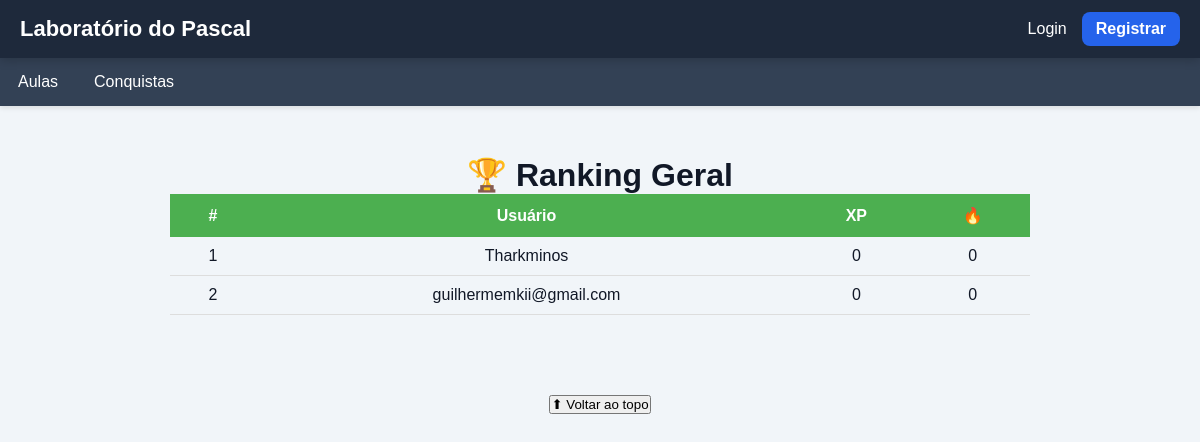
Before: /ranking with the older database file.
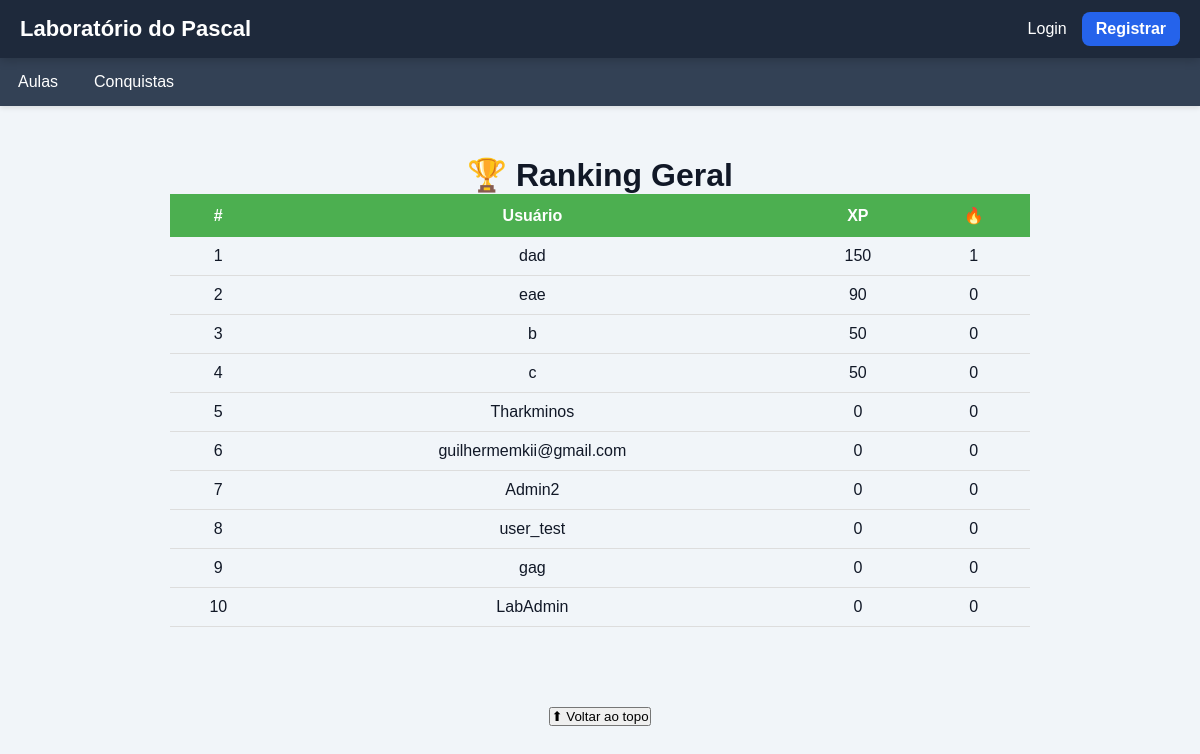
After: the same page with the newer database file.
### tables this page shows
CREATE TABLE usuarios (

    id INTEGER PRIMARY KEY AUTOINCREMENT,

    usuario TEXT UNIQUE,

    email TEXT UNIQUE,

    senha TEXT,

    xp INTEGER DEFAULT 0,

    nivel INTEGER DEFAULT 1,

    avatar TEXT,

    bio TEXT

, streak
            INTEGER DEFAULT 0, ultimo_acesso
            TEXT, admin INTEGER DEFAULT 0, professor INTEGER DEFAULT 0, monitor INTEGER DEFAULT 0);

### app.py (the view)
@app.route("/ranking")
def ranking():
    conn = sqlite3.connect(
        "site.db"
    )
    cursor = conn.cursor()
    cursor.execute(
        """
        SELECT
            usuario,
            xp,
            streak
        FROM usuarios
        ORDER BY xp DESC
        LIMIT 10
        """
    )
    ranking = cursor.fetchall()
    posicao_usuario = None
    if "id" in session:
        cursor.execute(
            """
            SELECT COUNT(*) + 1
            FROM usuarios
            WHERE xp >
            (
                SELECT xp
                FROM usuarios
                WHERE id = ?
            )
            """,
            (
                session["id"],
            )
        )
        posicao_usuario = (
            cursor.fetchone()[0]
        )
        cursor.execute(
            """
            SELECT
                usuario,
                xp,
                streak
            FROM usuarios
            WHERE id = ?
            """,
            (
                session["id"],
            )
        )
        usuario_logado = (
            cursor.fetchone()
        )
    else:
        usuario_logado = None
    conn.close()
    return render_template(
        "ranking.html",
        ranking=ranking,
        usuario_logado=usuario_logado,
        posicao_usuario=posicao_usuario
    )# ============== DEBUG NIVEL ===============

### templates/ranking.html (shortened to what this page needs)
{% extends "base.html" %}
{% block content %}
<div class="container-ranking">
    <h1>
        🏆 Ranking Geral
    </h1>
    <table>
        <tr>
            <th>#</th>
            <th>Usuário</th>
            <th>XP</th>
            <th>🔥</th>
        </tr>
        {% for jogador in ranking %}
        <tr
        >
            <td>
                {{ loop.index }}
            </td>
            <td>
                {{ jogador[0] }}
            </td>
            <td>
                {{ jogador[1] }}
            </td>
            <td>
                {{ jogador[2] }}
            </td>
        </tr>
        {% endfor %}
    </table>
</div>
{% endblock %}

### templates/base.html (shortened to what this page needs)
<!DOCTYPE html>
<html lang="pt-br">
<head>
    <link rel="stylesheet"
          href="{{ url_for('static', filename='css/style.css') }}">
</head>
<body>
<header class="topo">
    <div class="logo-area">
        <div class="logo">
            <a href="/">
                Laboratório do Pascal
            </a>
        </div>
    </div>
    <div class="login">
        {% if session.usuario %}
            <a href="/admin">
                Painel
            </a>
            <a href="/logout">
                Logout ({{ session.usuario }})
            </a>
        {% else %}
            <a href="/login">
                Login
            </a>
            <a href="/register"
               class="btn-register">
                Registrar
            </a>
        {% endif %}
    </div>
</header>
<nav class="menu" id="menu">
    <ul>
        <li class="menu-item">
            <span>
                Aulas
            </span>
        </li>
        <li class="menu-item">
            <a href="/conquistas">
                Conquistas
            </a>
        </li>
    </ul>
</nav>
<main class="conteudo">
    {% block content %}
    {% endblock %}
</main>
<footer class="rodape">
    <button onclick="scrollTopo()">
        ⬆ Voltar ao topo
    </button>
</footer>
</body>
</html>

### static/css/style.css (style rules this page uses)
* { margin: 0; padding: 0; box-sizing: border-box; }
body { font-family: Arial, sans-serif; background: #f1f5f9; color: #111827; }
a { text-decoration: none; }
.topo { display: flex; justify-content: space-between; align-items: center; background: #1e293b; color: white; padding: 12px 20px; position: sticky; top: 0; z-index: 1000; box-shadow: 0 2px 10px rgba(0,0,0,0.2); }
.logo-area { display: flex; align-items: center; gap: 10px; }
.logo a { color: white; font-size: 22px; font-weight: bold; }
.login { display: flex; align-items: center; gap: 15px; }
.login a { color: white; transition: 0.2s; }
.btn-register { background: #2563eb; padding: 8px 14px; border-radius: 8px; font-weight: bold; transition: 0.2s; }
.menu { background: #334155; box-shadow: 0 2px 5px rgba(0,0,0,0.1); }
.menu ul { list-style: none; display: flex; }
.menu-item { position: relative; }
.menu-item > span, .menu-item > a { display: block; padding: 15px 18px; color: white; cursor: pointer; transition: 0.2s; }
.conteudo { max-width: 1100px; margin: auto; padding: 30px 20px; }
.conteudo h1 { display:flex; flex-direction:column; align-items:center; text-align:center; }
.rodape { text-align: center; padding: 30px; color: #475569; }
.container-ranking { max-width:900px; margin:auto; padding:20px; }
.container-ranking table { width:100%; border-collapse:collapse; }
.container-ranking th { padding:12px; background:#4caf50; color:white; }
.container-ranking td { padding:10px; text-align:center; border-bottom:1px solid #ddd; }

Changed rows visible on the page:
added usuarios: usuario "dad", xp "150", streak "1"
added usuarios: usuario "eae", xp "90", streak "0"
added usuarios: usuario "b", xp "50", streak "0"
added usuarios: usuario "c", xp "50", streak "0"
added usuarios: usuario "Admin2", xp "0", streak "0"
added usuarios: usuario "user_test", xp "0", streak "0"
added usuarios: usuario "gag", xp "0", streak "0"
added usuarios: usuario "LabAdmin", xp "0", streak "0"
